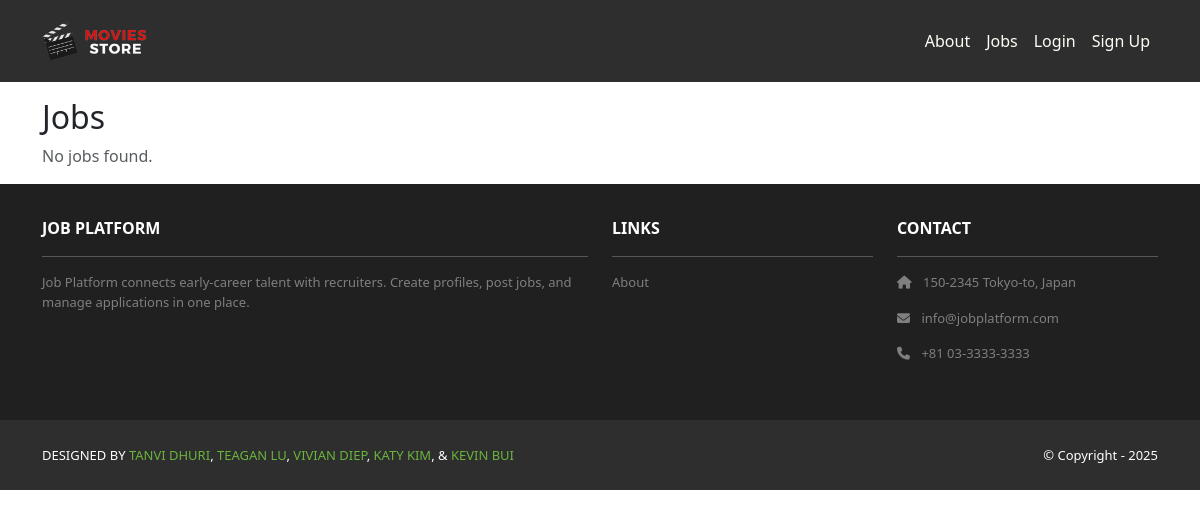
The app's page /jobs/, older data.
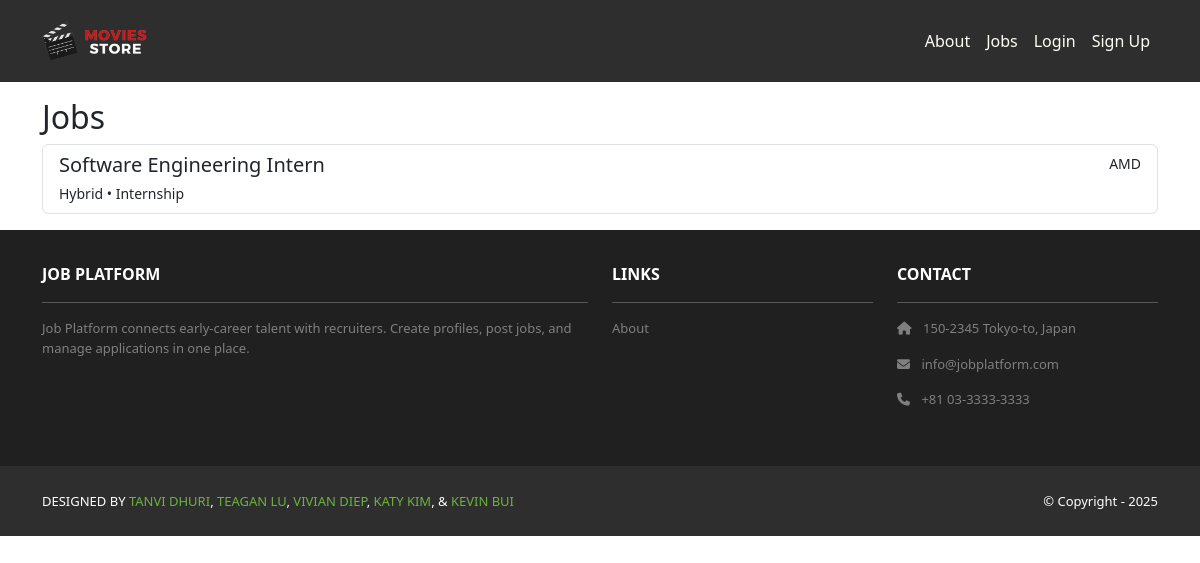
The same page, newer data.
### jobs/models.py (models this page shows, shortened)
class Job(models.Model):
    class Status(models.TextChoices):
        DRAFT = 'draft', 'Draft'
        PUBLISHED = 'published', 'Published'
        CLOSED = 'closed', 'Closed'
    class EmploymentType(models.TextChoices):
        FULL_TIME = 'full_time', 'Full-time'
        PART_TIME = 'part_time', 'Part-time'
        CONTRACT = 'contract', 'Contract'
        INTERNSHIP = 'internship', 'Internship'
        TEMPORARY = 'temporary', 'Temporary'
        OTHER = 'other', 'Other'
    class WorkMode(models.TextChoices):
        REMOTE = 'remote', 'Remote'
        HYBRID = 'hybrid', 'Hybrid'
        ON_SITE = 'on_site', 'On-site'
    company = models.ForeignKey(Company, on_delete=models.PROTECT, related_name='jobs')
    title = models.CharField(max_length=255)
    description = models.TextField()
    employment_type = models.CharField(max_length=20, choices=EmploymentType.choices)
    work_mode = models.CharField(max_length=20, choices=WorkMode.choices)
    visa_required = models.BooleanField(default=False)
    salary_min = models.DecimalField(max_digits=12, decimal_places=2, null=True, blank=True)
    salary_max = models.DecimalField(max_digits=12, decimal_places=2, null=True, blank=True)
    currency = models.CharField(max_length=3, default='USD')
    office_location = models.ForeignKey(OfficeLocation, on_delete=models.SET_NULL, null=True, blank=True)
    status = models.CharField(max_length=12, choices=Status.choices, default=Status.DRAFT)
    slug = models.SlugField(max_length=300, unique=True, blank=True)
    posted_by = models.ForeignKey(settings.AUTH_USER_MODEL, on_delete=models.PROTECT, related_name='posted_jobs')
    published_at = models.DateTimeField(null=True, blank=True)
    unpublished_at = models.DateTimeField(null=True, blank=True)
    created_at = models.DateTimeField(auto_now_add=True)
    updated_at = models.DateTimeField(auto_now=True)

### companies/models.py (models this page shows, shortened)
class Company(models.Model):
    name = models.CharField(max_length=255, unique=True)
    website = models.URLField(blank=True)
    description = models.TextField(blank=True)

### jobs/views.py (the view)
# urls.py: path('', views.JobPublicListView.as_view(), name='public_list'),
class JobPublicListView(ListView):
    model = Job
    template_name = 'jobs/public_list.html'
    context_object_name = 'jobs'
    def get_queryset(self):
        return Job.objects.filter(status=Job.Status.PUBLISHED).select_related('company')\
            .order_by('-published_at', '-updated_at')

### jobs/templates/jobs/public_list.html
{% extends 'base.html' %}
{% block content %}
<div class="p-3">
  <div class="container">
    <h2>Jobs</h2>
    <div class="list-group">
      {% for job in jobs %}
        <a class="list-group-item list-group-item-action" href="{% url 'jobs:public_detail' job.pk job.slug %}">
          <div class="d-flex w-100 justify-content-between">
            <h5 class="mb-1">{{ job.title }}</h5>
            <small>{{ job.company.name }}</small>
          </div>
          <small>{{ job.get_work_mode_display }} • {{ job.get_employment_type_display }}</small>
        </a>
      {% empty %}
        <div class="text-muted">No jobs found.</div>
      {% endfor %}
    </div>
  </div>
</div>
{% endblock content %}

### jobsearchplatform/templates/base.html (shortened to what this page needs)
<!DOCTYPE html>
<html>
    {% load static %}
    <head>
        <link href = "https://cdn.jsdelivr.net/npm/bootstrap@5.3.3/dist/css/bootstrap.min.css" rel="stylesheet">
        <link rel= "stylesheet" href="https://cdnjs.cloudflare.com/ajax/libs/font-awesome/6.1.1/css/all.min.css">
        <link rel="stylesheet" type="text/css" href="{% static 'css/style.css' %}">
    </head>
    <body>
        <nav class="p-3 navbar navbar-dark bg-dark
        navbar-expand-lg">
     <div class="container">
       <a class="navbar-brand"
          href="{% url 'home.index' %}">
         <img src="{% static 'img/logo.png' %}" alt="logo"
              height="40" />
       </a>
       <div class="collapse navbar-collapse"
            id="navbarNavAltMarkup">
         <div class="navbar-nav ms-auto navbar-ml">
           <a class="nav-link" href="{% url 'home.about' %}">About</a>
           <a class="nav-link" href="{% url 'jobs:public_list' %}">Jobs</a>
           {% if user.is_authenticated %}
             {% load account_tags %}
           {% else %}
             <a class="nav-link" href="{% url 'accounts:login' %}">Login</a>
             <a class="nav-link" href="{% url 'accounts:signup' %}">Sign Up</a>
           {% endif %}
         </div>
       </div>
     </div>
   </nav>
        <div>
            {% block content %}
            {% endblock content %}
        </div>
        <section class="p-3 ms-footer d-none d-md-block">
            <div class="container">
              <div class="row mt-3 text-white">
                <div class="col-md-6 col-lg-6 col-xl-6
                     mx-auto mb-4">
                  <b>JOB PLATFORM</b>
                  <hr />
                  <p>
                    Job Platform connects early‑career talent with recruiters.
                    Create profiles, post jobs, and manage applications in one place.
                  </p>
                </div>
                <div class="col-md-3 col-lg-3 col-xl-3
                     mx-auto mb-4">
                  <b>LINKS</b>
                  <hr />
                  <p><a class="nav-link"
                    href="{% url 'home.about' %}">
                    About
                  </a></p>
                </div>
                <div class="col-md-3 col-lg-3 col-xl-3 mx-auto
                     mb-4">
                  <b>CONTACT</b>
                  <hr />
                  <p><i class="fas fa-home me-2"></i>
                    150-2345 Tokyo-to, Japan
                  </p>
                  <p><i class="fas fa-envelope me-2"></i>
                    info@jobplatform.com
                  </p>
                  <p><i class="fas fa-phone me-2"></i>
                    +81 03-3333-3333
                  </p>
                </div>
              </div>
            </div>
          </section>
          <section class="p-3 ms-footer-bottom bg-dark">
            <div class="container d-flex
                 justify-content-between">
              <div class="me-5 text-white">
                <span>DESIGNED BY
                  <a href="https://www.x.com/danielgarax"
                  target="_blank">TANVI DHURI</a>,
                  <a href="https://www.x.com/greglim81"
                  target="_blank">TEAGAN LU</a>,
                  <a href="https://www.x.com/danielgarax"
                  target="_blank">VIVIAN DIEP</a>,
                  <a href="https://www.x.com/greglim81"
                  target="_blank">KATY KIM</a>, &
                  <a href="https://www.x.com/greglim81"
                  target="_blank">KEVIN BUI</a>
                </span>
              </div>
              <div class="text-white">
                <span>© Copyright - 2025</span>
              </div>
            </div>
          </section>
    </body>
</html>

### jobsearchplatform/static/css/style.css (style rules this page uses)
.navbar a.nav-link { color: #FFFEF6 !important; }
.bg-dark { background-color: #2E2E2E !important; }
.ms-footer { background-color: #202020; }
.ms-footer p { color: #7F7F7F; font-size: 13px; }
.ms-footer-bottom span { font-size: 13px; line-height: 38px; }
.ms-footer-bottom a { color: #6AB43E; text-decoration: none; }

Row changes from the older to the newer data that the page shows:
added Job: title "Software Engineering Intern", company.name "AMD", work_mode "Hybrid", employment_type "Internship"
Text that changed along with them:
text no longer shown: "No jobs found."
